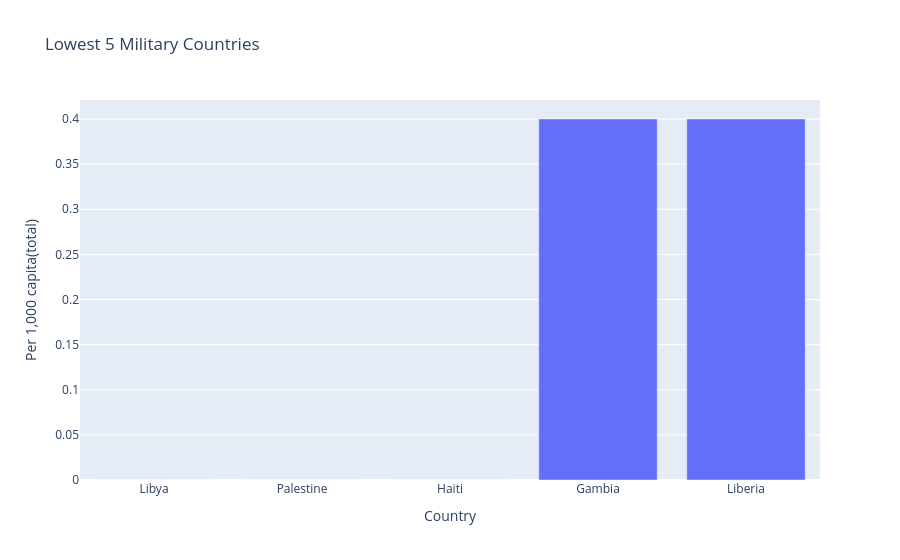

Notebook code for this chart:
### Code cell
fig = px.bar(df.sort_values(by="Per 1,000 capita(total)", ascending=True).head(5),
             x="Country",
             y="Per 1,000 capita(total)",
             title="Lowest 5 Military Countries")

fig.show()

### Figure 1 — Plotly figure (JSON) as saved in the notebook; plotly's stock layout.template omitted (floating-point values rounded to 4 significant figures)
{"data": [{"hovertemplate": "Country=%{x}<br>Per 1,000 capita(total)=%{y}<extra></extra>", "legendgroup": "", "marker": {"color": "#636efa", "pattern": {"shape": ""}}, "name": "", "orientation": "v", "showlegend": false, "textposition": "auto", "type": "bar", "x": ["Libya", "Palestine", "Haiti", "Gambia", "Liberia"], "xaxis": "x", "y": [0.0, 0.0, 0.0, 0.4, 0.4], "yaxis": "y"}], "layout": {"barmode": "relative", "legend": {"tracegroupgap": 0}, "title": {"text": "Lowest 5 Military Countries"}, "xaxis": {"anchor": "y", "domain": [0, 1], "title": {"text": "Country"}}, "yaxis": {"anchor": "x", "domain": [0, 1], "title": {"text": "Per 1,000 capita(total)"}}}}
